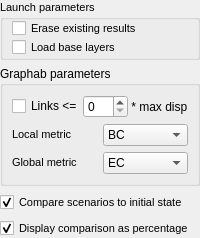
                       <widget class="QFrame" name="frame_21">
                        <property name="minimumSize">
                         <size>
                          <width>10</width>
                          <height>227</height>
                         </size>
                        </property>
                        <property name="frameShape">
                         <enum>QFrame::NoFrame</enum>
                        </property>
                        <property name="frameShadow">
                         <enum>QFrame::Raised</enum>
                        </property>
                        <layout class="QVBoxLayout" name="verticalLayout_4">
                         <property name="spacing">
                          <number>6</number>
                         </property>
                         <property name="leftMargin">
                          <number>0</number>
                         </property>
                         <property name="topMargin">
                          <number>0</number>
                         </property>
                         <property name="rightMargin">
                          <number>0</number>
                         </property>
                         <property name="bottomMargin">
                          <number>0</number>
                         </property>
                         <item>
                          <widget class="QgsCollapsibleGroupBox" name="graphabParamsGroup_3">
                           <property name="sizePolicy">
                            <sizepolicy hsizetype="Preferred" vsizetype="Preferred">
                             <horstretch>0</horstretch>
                             <verstretch>0</verstretch>
                            </sizepolicy>
                           </property>
                           <property name="minimumSize">
                            <size>
                             <width>0</width>
                             <height>60</height>
                            </size>
                           </property>
                           <property name="maximumSize">
                            <size>
                             <width>16777215</width>
                             <height>16777215</height>
                            </size>
                           </property>
                           <property name="font">
                            <font>
                             <pointsize>8</pointsize>
                            </font>
                           </property>
                           <property name="title">
                            <string>Launch parameters</string>
                           </property>
                           <layout class="QGridLayout" name="gridLayout_15">
                            <property name="topMargin">
                             <number>0</number>
                            </property>
                            <property name="bottomMargin">
                             <number>0</number>
                            </property>
                            <property name="verticalSpacing">
                             <number>0</number>
                            </property>
                            <item row="1" column="0">
                             <widget class="QCheckBox" name="loadResults">
                              <property name="minimumSize">
                               <size>
                                <width>0</width>
                                <height>17</height>
                               </size>
                              </property>
                              <property name="font">
                               <font>
                                <pointsize>8</pointsize>
                               </font>
                              </property>
                              <property name="text">
                               <string>Load base layers</string>
                              </property>
                             </widget>
                            </item>
                            <item row="0" column="0">
                             <widget class="QCheckBox" name="eraseResults">
                              <property name="sizePolicy">
                               <sizepolicy hsizetype="Preferred" vsizetype="Fixed">
                                <horstretch>0</horstretch>
                                <verstretch>0</verstretch>
                               </sizepolicy>
                              </property>
                              <property name="minimumSize">
                               <size>
                                <width>0</width>
                                <height>17</height>
                               </size>
                              </property>
                              <property name="font">
                               <font>
                                <pointsize>8</pointsize>
                               </font>
                              </property>
                              <property name="text">
                               <string>Erase existing results</string>
                              </property>
                             </widget>
                            </item>
                           </layout>
                          </widget>
                         </item>
                         <item>
                          <widget class="QgsCollapsibleGroupBox" name="graphabParamsGroup_2">
                           <property name="sizePolicy">
                            <sizepolicy hsizetype="Preferred" vsizetype="Preferred">
                             <horstretch>0</horstretch>
                             <verstretch>0</verstretch>
                            </sizepolicy>
                           </property>
                           <property name="minimumSize">
                            <size>
                             <width>0</width>
                             <height>90</height>
                            </size>
                           </property>
                           <property name="maximumSize">
                            <size>
                             <width>16777215</width>
                             <height>16777215</height>
                            </size>
                           </property>
                           <property name="title">
                            <string>Graphab parameters</string>
                           </property>
                           <layout class="QGridLayout" name="gridLayout_20">
                            <item row="0" column="0" colspan="2">
                             <widget class="QFrame" name="frame_20">
                              <property name="minimumSize">
                               <size>
                                <width>0</width>
                                <height>17</height>
                               </size>
                              </property>
                              <property name="frameShape">
                               <enum>QFrame::NoFrame</enum>
                              </property>
                              <property name="frameShadow">
                               <enum>QFrame::Raised</enum>
                              </property>
                              <layout class="QHBoxLayout" name="horizontalLayout_10">
                               <property name="spacing">
                                <number>0</number>
                               </property>
                               <property name="leftMargin">
                                <number>0</number>
                               </property>
                               <property name="topMargin">
                                <number>0</number>
                               </property>
                               <property name="rightMargin">
                                <number>0</number>
                               </property>
                               <property name="bottomMargin">
                                <number>0</number>
                               </property>
                               <item>
                                <widget class="QCheckBox" name="linksetMaxFlag">
                                 <property name="text">
                                  <string>Links &lt;=</string>
                                 </property>
                                </widget>
                               </item>
                               <item>
                                <widget class="QSpinBox" name="linksetMaxCoeff"/>
                               </item>
                               <item>
                                <widget class="QLabel" name="label_2">
                                 <property name="text">
                                  <string> * max disp</string>
                                 </property>
                                </widget>
                               </item>
                              </layout>
                             </widget>
                            </item>
                            <item row="1" column="0">
                             <widget class="QLabel" name="label_54">
                              <property name="sizePolicy">
                               <sizepolicy hsizetype="Preferred" vsizetype="Fixed">
                                <horstretch>0</horstretch>
                                <verstretch>0</verstretch>
                               </sizepolicy>
                              </property>
                              <property name="font">
                               <font>
                                <pointsize>8</pointsize>
                               </font>
                              </property>
                              <property name="text">
                               <string>Local metric</string>
                              </property>
                              <property name="scaledContents">
                               <bool>true</bool>
                              </property>
                             </widget>
                            </item>
                            <item row="1" column="1">
                             <widget class="QComboBox" name="localMetric">
                              <property name="minimumSize">
                               <size>
                                <width>0</width>
                                <height>18</height>
                               </size>
                              </property>
                              <item>
                               <property name="text">
                                <string>BC</string>
                               </property>
                              </item>
                              <item>
                               <property name="text">
                                <string>CF</string>
                               </property>
                              </item>
                              <item>
                               <property name="text">
                                <string>F</string>
                               </property>
                              </item>
                              <item>
                               <property name="text">
                                <string>IF</string>
                               </property>
                              </item>
                              <item>
                               <property name="text">
                                <string>CC</string>
                               </property>
                              </item>
                              <item>
                               <property name="text">
                                <string>CCe</string>
                               </property>
                              </item>
                              <item>
                               <property name="text">
                                <string>CCor</string>
                               </property>
                              </item>
                              <item>
                               <property name="text">
                                <string>Dg</string>
                               </property>
                              </item>
                              <item>
                               <property name="text">
                                <string>Ec</string>
                               </property>
                              </item>
                             </widget>
                            </item>
                            <item row="2" column="0">
                             <widget class="QLabel" name="label_55">
                              <property name="sizePolicy">
                               <sizepolicy hsizetype="Preferred" vsizetype="Fixed">
                                <horstretch>0</horstretch>
                                <verstretch>0</verstretch>
                               </sizepolicy>
                              </property>
                              <property name="font">
                               <font>
                                <pointsize>8</pointsize>
                               </font>
                              </property>
                              <property name="text">
                               <string>Global metric</string>
                              </property>
                              <property name="scaledContents">
                               <bool>true</bool>
                              </property>
                              <property name="wordWrap">
                               <bool>false</bool>
                              </property>
                             </widget>
                            </item>
                            <item row="2" column="1">
                             <widget class="QComboBox" name="globalMetric">
                              <property name="minimumSize">
                               <size>
                                <width>0</width>
                                <height>18</height>
                               </size>
                              </property>
                              <property name="currentIndex">
                               <number>1</number>
                              </property>
                              <item>
                               <property name="text">
                                <string>PC</string>
                               </property>
                              </item>
                              <item>
                               <property name="text">
                                <string>EC</string>
                               </property>
                              </item>
                              <item>
                               <property name="text">
                                <string>IIC</string>
                               </property>
                              </item>
                             </widget>
                            </item>
                           </layout>
                          </widget>
                         </item>
                         <item>
                          <widget class="QCheckBox" name="cmpInit">
                           <property name="sizePolicy">
                            <sizepolicy hsizetype="Preferred" vsizetype="Fixed">
                             <horstretch>0</horstretch>
                             <verstretch>0</verstretch>
                            </sizepolicy>
                           </property>
                           <property name="minimumSize">
                            <size>
                             <width>0</width>
                             <height>20</height>
                            </size>
                           </property>
                           <property name="font">
                            <font>
                             <pointsize>8</pointsize>
                            </font>
                           </property>
                           <property name="text">
                            <string>Compare scenarios to initial state</string>
                           </property>
                           <property name="checked">
                            <bool>true</bool>
                           </property>
                          </widget>
                         </item>
                         <item>
                          <widget class="QCheckBox" name="cmpPerc">
                           <property name="sizePolicy">
                            <sizepolicy hsizetype="Preferred" vsizetype="Fixed">
                             <horstretch>0</horstretch>
                             <verstretch>0</verstretch>
                            </sizepolicy>
                           </property>
                           <property name="minimumSize">
                            <size>
                             <width>0</width>
                             <height>20</height>
                            </size>
                           </property>
                           <property name="font">
                            <font>
                             <pointsize>8</pointsize>
                            </font>
                           </property>
                           <property name="text">
                            <string>Display comparison as percentage</string>
                           </property>
                           <property name="checked">
                            <bool>true</bool>
                           </property>
                          </widget>
                         </item>
                        </layout>
                       </widget>
